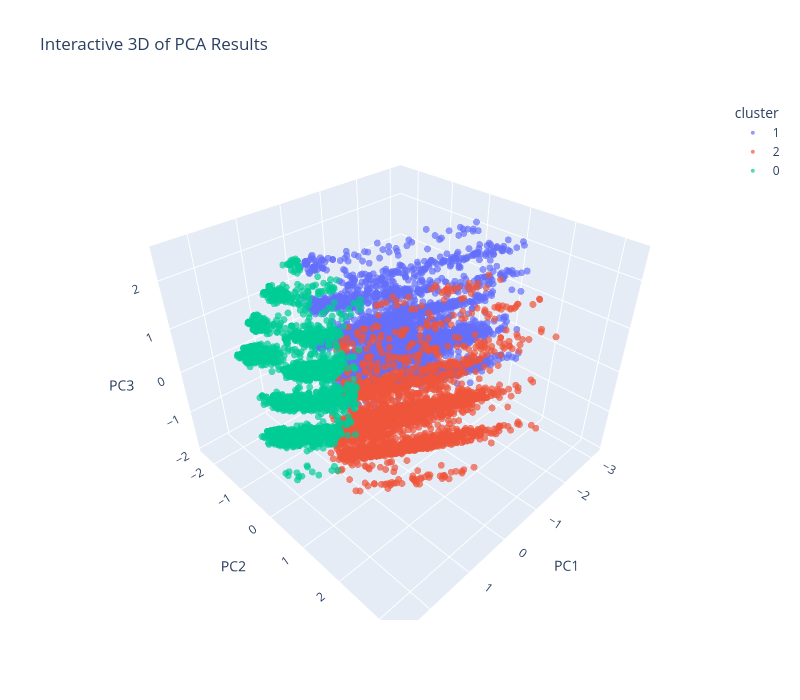

The code cell stored with this chart in its notebook:
### Code cell
plot_pca_3d_clusters(df,'cluster', sample_n=10000, random_state=42)

### Figure 1 — Plotly figure (JSON) as saved in the notebook; plotly's stock layout.template omitted (floating-point values rounded to 4 significant figures; data arrays with more than 128 entries replaced by an {"elided": "..."} marker saying what was removed)
{"data": [{"hovertemplate": "cluster=1<br>PC1=%{x}<br>PC2=%{y}<br>PC3=%{z}<extra></extra>", "legendgroup": "1", "marker": {"color": "#636efa", "opacity": 0.7, "size": 4, "symbol": "circle"}, "mode": "markers", "name": "1", "scene": "scene", "showlegend": true, "type": "scatter3d", "x": {"elided": "4625 float values"}, "y": {"elided": "4625 float values"}, "z": {"elided": "4625 float values"}}, {"hovertemplate": "cluster=2<br>PC1=%{x}<br>PC2=%{y}<br>PC3=%{z}<extra></extra>", "legendgroup": "2", "marker": {"color": "#EF553B", "opacity": 0.7, "size": 4, "symbol": "circle"}, "mode": "markers", "name": "2", "scene": "scene", "showlegend": true, "type": "scatter3d", "x": {"elided": "2589 float values"}, "y": {"elided": "2589 float values"}, "z": {"elided": "2589 float values"}}, {"hovertemplate": "cluster=0<br>PC1=%{x}<br>PC2=%{y}<br>PC3=%{z}<extra></extra>", "legendgroup": "0", "marker": {"color": "#00cc96", "opacity": 0.7, "size": 4, "symbol": "circle"}, "mode": "markers", "name": "0", "scene": "scene", "showlegend": true, "type": "scatter3d", "x": {"elided": "2786 float values"}, "y": {"elided": "2786 float values"}, "z": {"elided": "2786 float values"}}], "layout": {"height": 700, "legend": {"title": {"text": "cluster"}, "tracegroupgap": 0}, "scene": {"domain": {"x": [0, 1], "y": [0, 1]}, "xaxis": {"title": {"text": "PC1"}}, "yaxis": {"title": {"text": "PC2"}}, "zaxis": {"title": {"text": "PC3"}}}, "title": {"text": "Interactive 3D of PCA Results"}, "width": 800}}
